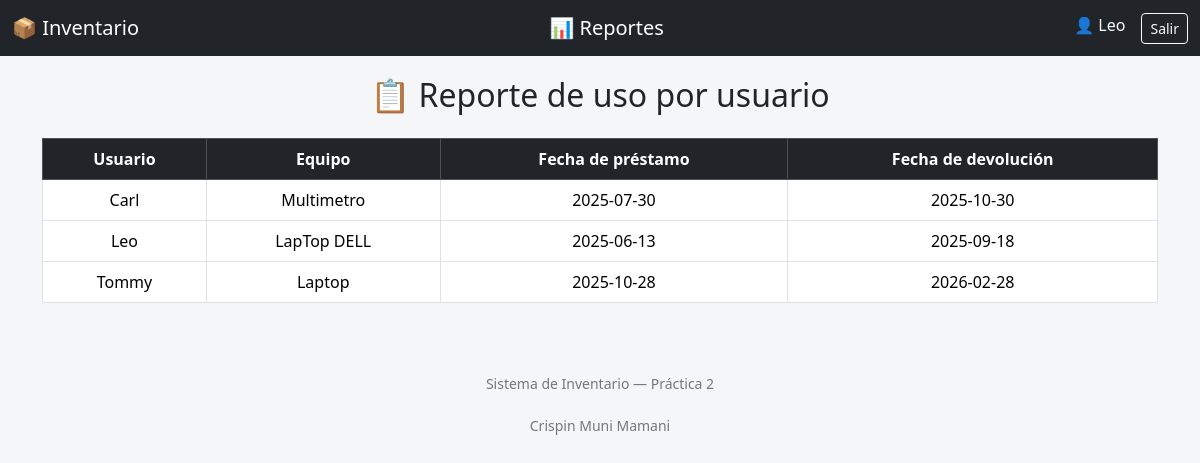
Screenshot of /reportes_usuarios (signed in) with the database file from the repository.
### tables this page shows
CREATE TABLE usuarios(
    id INTEGER PRIMARY KEY AUTOINCREMENT,
    nombre VARCHAR(80),
    cargo VARCHAR(20) CHECK(cargo IN ('Admin','Supervisor','Usuario'))
    );

CREATE TABLE prestamos(
        id INTEGER PRIMARY KEY AUTOINCREMENT,
        id_equipo INTEGER,
        id_usuario INTEGER,
        fecha_prestamo DATE,
        fecha_devolucion DATE,
        FOREIGN KEY (id_equipo) REFERENCES equipos(id),
        FOREIGN KEY (id_usuario) REFERENCES usuarios(id)
    );

CREATE TABLE equipos(
        id INTEGER PRIMARY KEY AUTOINCREMENT,
        nombre VARCHAR(80) NOT NULL,
        estado VARCHAR(20) CHECK(estado IN('DISPONIBLE', 'AGOTADO', 'PRESTADO', 'DAÑADO')),
        ubicacion TEXT 
    );

### app.py (the view)
@app.route('/reportes_usuarios')
def reportes_usuarios():
    conn=get_conexion()
    cursor=conn.cursor()
    cursor.execute("""
        SELECT u.nombre as usuario, e.nombre as equipo, p.fecha_prestamo, p.fecha_devolucion
        FROM prestamos p
        JOIN usuarios u ON p.id_usuario = u.id
        JOIN equipos e ON p.id_equipo = e.id
        ORDER BY u.nombre, p.fecha_prestamo
    """)
    reportes = cursor.fetchall()
    conn.close()
    return render_template("reportes.html", reportes=reportes)

### app.py (called while the page is built)
def get_conexion():
    con=sqlite3.connect('Inventarios.db')
    con.row_factory=sqlite3.Row
    return con

### templates/reportes.html (shortened to what this page needs)
{% extends "base.html" %}
{% block content %}
<h2 class="mb-4 text-center">📋 Reporte de uso por usuario</h2>
<table class="table table-bordered table-hover">
  <thead class="table-dark text-center">
    <tr>
      <th>Usuario</th>
      <th>Equipo</th>
      <th>Fecha de préstamo</th>
      <th>Fecha de devolución</th>
    </tr>
  </thead>
  <tbody>
    {% for r in reportes %}
    <tr class="text-center">
      <td>{{ r.usuario }}</td>
      <td>{{ r.equipo }}</td>
      <td>{{ r.fecha_prestamo }}</td>
      <td>{{ r.fecha_devolucion }}</td>
    </tr>
    {% endfor %}
  </tbody>
</table>
{% endblock %}

### templates/base.html (shortened to what this page needs)
<!DOCTYPE html>
<html lang="es">
<head>
  <link href="https://cdn.jsdelivr.net/npm/bootstrap@5.3.2/dist/css/bootstrap.min.css" rel="stylesheet">
</head>
<body>
  {% if session.nombre %}
  <nav class="navbar navbar-expand-lg navbar-dark bg-dark">
    <div class="container-fluid">
      <a class="navbar-brand" href="{{ url_for('articulos') }}">📦 Inventario</a>
      <a class="navbar-brand" href="{{ url_for('reportes_usuarios') }}">📊 Reportes</a>
      <div class="d-flex text-light">
        <span class="me-3">👤 {{ session.nombre }}</span>
        <a class="btn btn-outline-light btn-sm" href="{{ url_for('logout') }}">Salir</a>
      </div>
    </div>
  </nav>
  {% endif %}
  <div class="container">
    {% block content %}{% endblock %}
  </div>
  <footer>
    Sistema de Inventario — Práctica 2 <br><br>
    Crispin Muni Mamani
  </footer>
</body>
</html>

### templates/base.html (style rules this page uses)
body { background-color: #f4f6f8; font-family: "Segoe UI", Arial, sans-serif; }
.navbar { margin-bottom: 20px; }
.table { background: white; }
footer { text-align: center; margin-top: 50px; padding: 20px; color: #777; font-size: 14px; }

### rows the page displays
usuarios: nombre "Leo"
prestamos: usuario "Carl", equipo "Multimetro", fecha_prestamo "2025-07-30", fecha_devolucion "2025-10-30"
prestamos: usuario "Leo", equipo "LapTop DELL", fecha_prestamo "2025-06-13", fecha_devolucion "2025-09-18"
prestamos: usuario "Tommy", equipo "Laptop", fecha_prestamo "2025-10-28", fecha_devolucion "2026-02-28"
